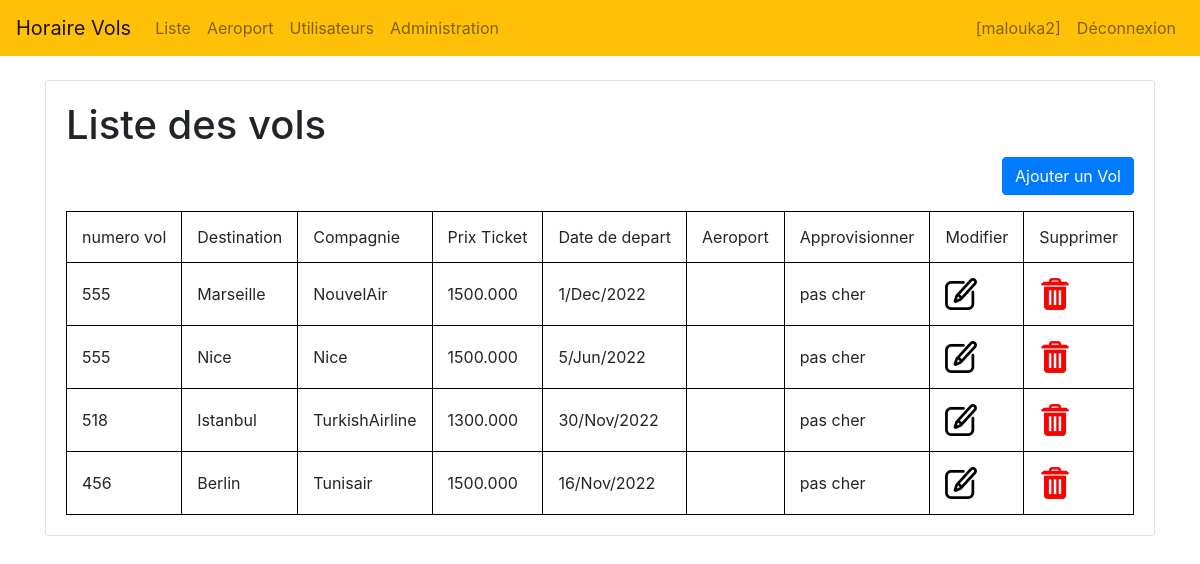
The page /vol/vols/ (signed in) on the database its author committed.
### vol/models.py (models this page shows, shortened)
class Liste(models.Model):
    destination=models.CharField(max_length=100)
    compagnie=models.CharField(max_length=100)
    prixTicket=models.FloatField()
    numVol=models.IntegerField()
    dateDepart=models.DateField()
    air=models.ForeignKey('Aeroport',on_delete=models.CASCADE,)

### vol/views.py (the view)
# urls.py: path('vols/', views.index, name='vols'),
def index(request):
    v = Liste.objects.all().values()
    air=Aeroport.objects.all().values()
    template = loader.get_template('accueil.html')
    context = {
        'v': v,
        'air':air,
    }
    return HttpResponse(template.render(context, request))

### vol/Templates/accueil.html
<html>
    {% load static %}
    <head>
        <link rel="stylesheet" href="{% static 'css/style.css' %}">
        <link rel="stylesheet" href="{% static 'css/bootstrap.min.css' %}">
        </head>
<body>
{% include "navBar.html" %}
<br>
<div class="container">
    <div class="card mb-6">
    <div class="card-body">
 <h1>Liste des vols</h1>
 <p align="right">
<a href="add_vol/" class="btn btn-primary">Ajouter un Vol</a>
</p>
 <table border="1">
 <thead>
 <tr>
 <td>numero vol</td>
 <td>Destination</td>
 <td>Compagnie</td>
 <td>Prix Ticket</td>
 <td>Date de depart</td>
 <td>Aeroport</td>
 <td>Approvisionner</td>
 <td>Modifier</td>
 <td>Supprimer</td>
 </tr>
 </thead>
 <tbody>
 {% for a in v reversed %}
 <tr>
 <td>{{ a.numVol }}</td>
 <td>{{ a.destination }}</td>
 <td>{{ a.compagnie }}</td>
 <td>{{ a.prixTicket | floatformat:3 }}</td>
 <td>{{ a.dateDepart | date:"j/M/Y"}}</td>
 <td>{{ c.nomAir}}</td>
 {% if a.prixTicket < 2000 %}
<td>
pas cher
</td>
{% else %}
<td>
 trop cher
</td>
 {% endif %}
<td><a href="update_vol/{{ a.id }}"><img height="32" width="32" src="{% static 'img/edit.png' %}"></a></td>
 <td><a href="del_vol/{{ a.id }}"> <img height="32" width="32" src="{% static 'img/delete.jfif' %}"></a></td>
 </tr>
 {% endfor %}
 </tbody>
 </table>
    </div>
    </div>
</div>
</body>
</html>

### vol/Templates/navBar.html (shortened to what this page needs)
 <nav class="navbar navbar-expand-sm navbar-light bg-warning">
    <a class="navbar-brand" href=""> Horaire Vols </a>
    <div class="collapse navbar-collapse">
     {% if request.user.is_authenticated %}
    <ul class="navbar-nav mr-auto">
    <li class="nav-item">
    <a class="nav-link" href="{% url 'vols' %}">Liste</a>
    </li>
    <li class="nav-item">
    <a class="nav-link" href="{% url 'aeroports' %}">Aeroport</a>
    </li>
    {% if request.user.is_staff %}
    <li class="nav-item">
        <a class="nav-link" href="{% url 'users' %}">Utilisateurs</a>
       </li>
    <li class="nav-item">
    <a class="nav-link" href="/admin">Administration</a>
    </li>
    {% endif %}
    </ul>
    {% endif %}
    {% if request.user.is_authenticated %}
    <ul class="navbar-nav ml-auto" >
        <li class="nav-item">
         <a class="nav-link" href="#">[{{ request.session.username }}]</a>
        </li>
        <li class="nav-item">
        <a class="nav-link" href="{% url 'disconnect' %}">Déconnexion</a>
        </li>
    </ul>
    {% else %}
    <ul class="navbar-nav ml-auto" >
        <li class="nav-item">
         <a class="nav-link" href="{% url 'connect' %}">Connexion</a>
        </li>
        {% endif %}
    </div>
</nav>

### vol/static/css/style.css (style rules this page uses)
table, th, td { border: 1px solid black; border-collapse: collapse; padding: 15px; }

### rows shown on the page
Liste: numVol "555", destination "Marseille", compagnie "NouvelAir", prixTicket "1500.000", dateDepart "1/Dec/2022", shows "pas cher"
Liste: numVol "555", destination "Nice", compagnie "Nice", prixTicket "1500.000", dateDepart "5/Jun/2022", shows "pas cher"
Liste: numVol "518", destination "Istanbul", compagnie "TurkishAirline", prixTicket "1300.000", dateDepart "30/Nov/2022", shows "pas cher"
Liste: numVol "456", destination "Berlin", compagnie "Tunisair", prixTicket "1500.000", dateDepart "16/Nov/2022", shows "pas cher"

### other values the page prints
{{ request.session.username }} "malouka2"
